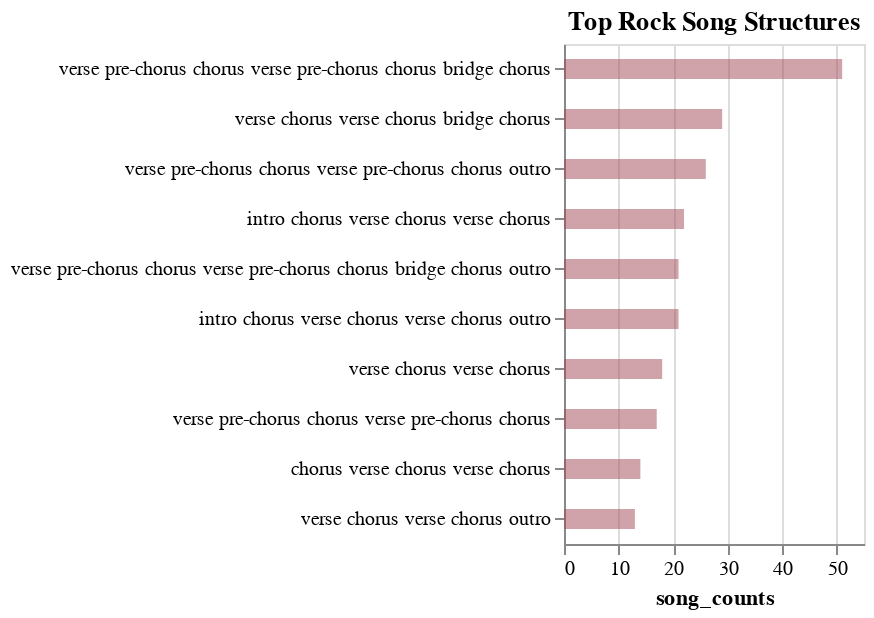

Write notebook code for a chart like this one.
### Code cell
rock

### Figure 1 — Vega-Lite specification as saved in the notebook (floating-point values rounded to 4 significant figures)
{"config": {"view": {"continuousWidth": 400, "continuousHeight": 300}}, "data": {"name": "data-907c7e2ecd35d75dbed96e2537a98347"}, "mark": {"type": "bar", "color": "#a24857", "opacity": 0.5, "size": 10}, "encoding": {"x": {"type": "quantitative", "field": "song_counts"}, "y": {"type": "nominal", "axis": {"labelLimit": 500}, "field": "structure", "sort": "-x", "title": null}}, "height": 250, "title": "Top Rock Song Structures", "width": 150, "$schema": "https://vega.github.io/schema/vega-lite/v4.8.1.json", "datasets": {"data-907c7e2ecd35d75dbed96e2537a98347": [{"structure": "verse pre-chorus chorus verse pre-chorus chorus bridge chorus", "song_counts": 51}, {"structure": "verse chorus verse chorus bridge chorus", "song_counts": 29}, {"structure": "verse pre-chorus chorus verse pre-chorus chorus outro", "song_counts": 26}, {"structure": "intro chorus verse chorus verse chorus", "song_counts": 22}, {"structure": "verse pre-chorus chorus verse pre-chorus chorus bridge chorus outro", "song_counts": 21}, {"structure": "intro chorus verse chorus verse chorus outro", "song_counts": 21}, {"structure": "verse chorus verse chorus", "song_counts": 18}, {"structure": "verse pre-chorus chorus verse pre-chorus chorus", "song_counts": 17}, {"structure": "chorus verse chorus verse chorus", "song_counts": 14}, {"structure": "verse chorus verse chorus outro", "song_counts": 13}]}}
